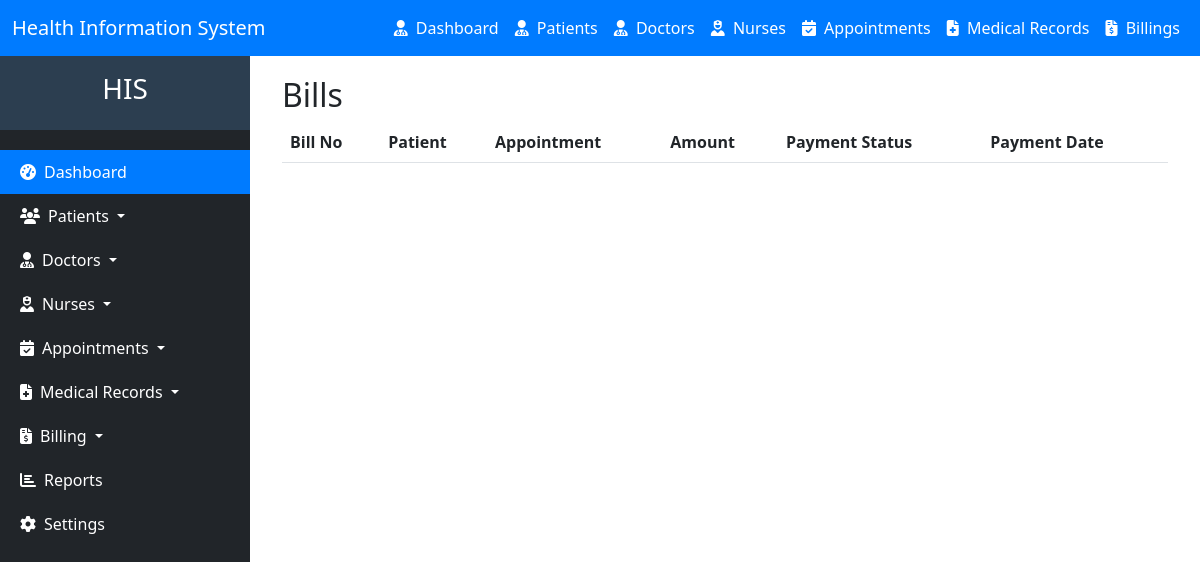
/bill/list, run on an earlier commit of the app's database.
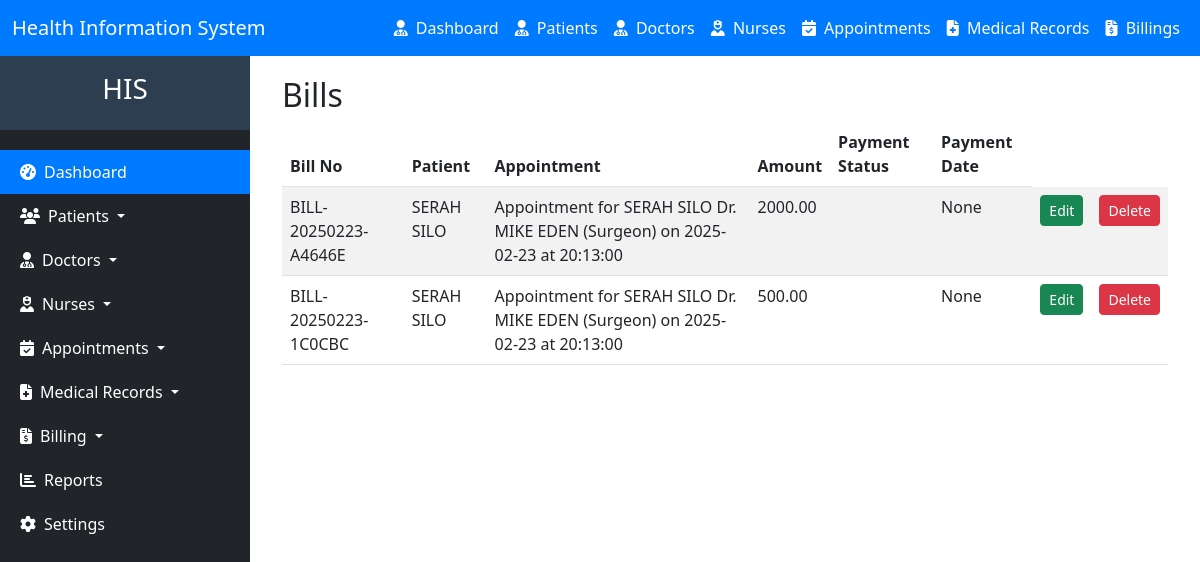
And on a later commit of the database.
### hms/models.py (models this page shows, shortened)
class Billing(models.Model):
    patient = models.ForeignKey(Patient, on_delete=models.CASCADE, related_name='bills')
    appointment = models.ForeignKey(Appointment, on_delete=models.SET_NULL, null=True, blank=True, related_name='bills')
    bill_number = models.CharField(max_length=20, unique=True, editable=False)  # Auto-generated bill number
    DESCRIPTION_CHOICES = [
        ('Consultation Fee', 'Consultation Fee'),
        ('Lab Tests', 'Lab Tests'),
        ('Medication', 'Medication'),
        ('Other', 'Other'),
    ]
    description = models.CharField(max_length=20, choices=DESCRIPTION_CHOICES)
    amount = models.DecimalField(max_digits=10, decimal_places=2)
    date_issued = models.DateField(auto_now_add=True)
    due_date = models.DateField()
    PAYMENT_STATUS_CHOICES = [
        ('Pending', 'Pending'),
        ('Paid', 'Paid'),
        ('Cancelled', 'Cancelled'),
    ]
    payment_status = models.CharField(max_length=20, choices=PAYMENT_STATUS_CHOICES, default='Pending')
    PAYMENT_METHOD_CHOICES = [
        ('Cash', 'Cash'),
        ('M-Pesa', 'M-Pesa'),
        ('Insurance', 'Insurance'),
        ('Other', 'Other'),
    ]
    payment_method = models.CharField(max_length=20, choices=PAYMENT_METHOD_CHOICES, blank=True, null=True)
    mpesa_transaction_id = models.CharField(max_length=50, blank=True, null=True)
    mpesa_transaction_date = models.DateTimeField(blank=True, null=True)
    created_at = models.DateTimeField(auto_now_add=True)
    updated_at = models.DateTimeField(auto_now=True)

class Patient(models.Model):
    national_id = models.CharField(max_length=20, unique=True, blank=True, null=True, validators=[RegexValidator(r'^\d{1,10}$', message='Only digits are allowed')])
    first_name = models.CharField(max_length=50)
    last_name = models.CharField(max_length=50)
    date_of_birth = models.DateField()
    GENDER_CHOICES = [
        ('M', 'Male'),
        ('F', 'Female'),
    ]
    gender = models.CharField(max_length=1, choices=GENDER_CHOICES)
    phone_number = models.CharField(max_length=15, blank=True, null=True, validators=[RegexValidator(regex='^\+?1?\d{9,15}$', message='Phone number must be in the format: +254712345678.')])
    email = models.EmailField(max_length=50, blank=True, null=True)
    address = models.CharField(max_length=100, blank=True, null=True)
    blood_group = models.CharField(
        max_length=3,
        blank=True,
        null=True,
        choices=[
            ('A+', 'A+'),
            ('A-', 'A-'),
            ('B+', 'B+'),
            ('B-', 'B-'),
            ('AB+', 'AB+'),
            ('AB-', 'AB-'),
            ('O+', 'O+'),
            ('O-', 'O-'),
        ]
    )
    medical_history = models.TextField(blank=True, null=True)
    emergency_contact_name = models.CharField(max_length=100, blank=True, null=True)
    emergency_contact_phone = models.CharField(
        max_length=15,
        blank=True,
        null=True,
        validators=[RegexValidator(regex='^\+?1?\d{9,15}$', message='Phone number must be in the format: +254712345678.')]
    )
    created_at = models.DateTimeField(auto_now_add=True)
    updated_at = models.DateTimeField(auto_now=True)
    def __str__(self):
        return f"{self.first_name} {self.last_name}"

class Appointment(models.Model):
    patient = models.ForeignKey(Patient, on_delete=models.CASCADE)
    doctor = models.ForeignKey(Doctor, on_delete=models.CASCADE)
    nurse = models.ForeignKey(Nurse, on_delete=models.CASCADE, blank=True, null=True)
    date = models.DateField()
    time = models.TimeField()
    STATUS_CHOICES = [
        ('pending', 'Pending'),
        ('approved', 'Approved'),
        ('canceled', 'Canceled'),
        ('completed', 'Completed'),
    ]
    status = models.CharField(max_length=20, choices=STATUS_CHOICES, default='pending')
    created_at = models.DateTimeField(auto_now_add=True)
    updated_at = models.DateTimeField(auto_now=True)
    def __str__(self):
        return f"Appointment for {self.patient} {self.doctor} on {self.date} at {self.time}"

class Doctor(models.Model):
    national_id = models.CharField(max_length=20, unique=True, validators=[RegexValidator(r'^\d{1,10}$', message='Only digits are allowed')])
    first_name = models.CharField(max_length=50)
    last_name = models.CharField(max_length=50)
    date_of_birth = models.DateField()
    GENDER_CHOICES = [
        ('M', 'Male'),
        ('F', 'Female'),
    ]
    gender = models.CharField(max_length=1, choices=GENDER_CHOICES)
    phone_number = models.CharField(max_length=15, validators=[RegexValidator(regex='^\+?1?\d{9,15}$', message='Phone number must be in the format: +254712345678.')])
    email = models.EmailField(max_length=50)
    address = models.CharField(max_length=100)
    specialization = models.ForeignKey(Specialization, on_delete=models.CASCADE, related_name='doctors')
    license_number = models.CharField(
        max_length=20,
        unique=True,
        validators=[RegexValidator(regex='^[A-Za-z0-9]{5,20}$', message='License number must be alphanumeric and 5-20 characters long.')]
    )
    years_of_experience = models.PositiveIntegerField()
    department = models.ForeignKey(Department, on_delete=models.CASCADE, related_name='doctors')
    created_at = models.DateTimeField(auto_now_add=True)
    updated_at = models.DateTimeField(auto_now=True)
    def __str__(self):
        return f"Dr. {self.first_name} {self.last_name} ({self.specialization.name})"

class Specialization(models.Model):
    name = models.CharField(max_length=100, unique=True)
    description = models.TextField(blank=True, null=True)
    department = models.ForeignKey(Department, on_delete=models.CASCADE, related_name='specializations')  # Make it non-nullable
    created_at = models.DateTimeField(auto_now_add=True)
    updated_at = models.DateTimeField(auto_now=True)

### hms/views.py (the view)
# urls.py: path("bill/list", views.bill_list, name="bill_list"),
def bill_list(request):
    bills = Billing.objects.all()
    return render(request, 'bill_list.html', {'bills': bills})

### hms/templates/bill_list.html (shortened to what this page needs)
{% extends 'base.html'%}
{% block content %}
<div class="container">
    <h2>Bills</h2>
    <table class="table table-striped">
        <thead>
            <tr>
                <th>Bill No</th>
                <th>Patient</th>
                <th>Appointment</th>
                <th>Amount</th>
                <th>Payment Status</th>
                <th>Payment Date</th>
            </tr>
        </thead>
        <tbody>
            {% for bill in bills %}
            <tr>
                <td>{{ bill.bill_number }}</td>
                <td>{{ bill.patient }}</td>
                <td>{{ bill.appointment }}</td>
                <td>{{ bill.amount }}</td>
                <td>{{ payment_status }}</td>
                <td>{{ bill.mpesa_transaction_date }}</td>
                <td><a href="#" class="btn btn-success btn-sm">Edit</a></td>
                <td><a href="#" class="btn btn-danger btn-sm">Delete</a></td>
            </tr>
            {% endfor %}
        </tbody>
    </table>
</div>
{% endblock %}

What changed in the data, as far as the page shows it:
added Billing: bill_number "BILL-20250223-A4646E", patient "SERAH SILO", appointment "Appointment for SERAH SILO Dr. MIKE EDEN (Surgeon) on 2025-02-23 at 20:13:00", amount "2000.00", mpesa_transaction_date "None"
added Billing: bill_number "BILL-20250223-1C0CBC", patient "SERAH SILO", appointment "Appointment for SERAH SILO Dr. MIKE EDEN (Surgeon) on 2025-02-23 at 20:13:00", amount "500.00", mpesa_transaction_date "None"
